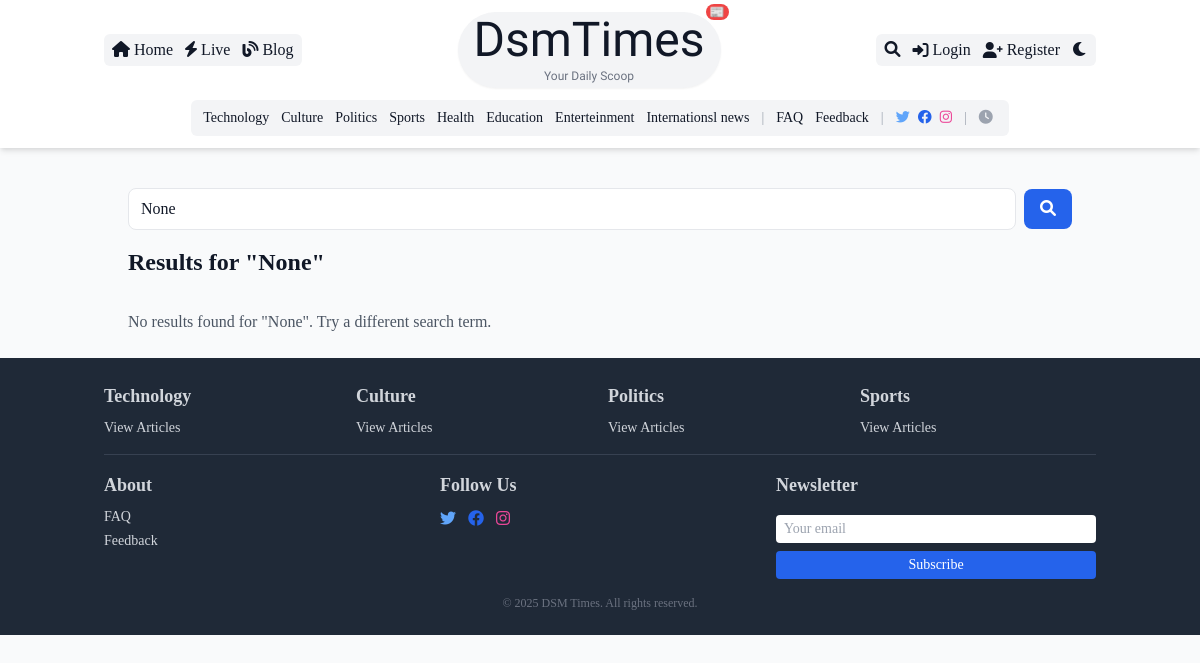
The app's page /search/ with its own data.
### core/models.py (models this page shows, shortened)
class Category(models.Model):
    name = models.CharField(max_length=100, unique=True)
    slug = models.SlugField(unique=True)
    description = models.TextField(blank=True)
    image = models.ImageField(upload_to='category_images/', blank=True)
    is_special = models.BooleanField(default=False)
    color = models.CharField(max_length=7, blank=True, default='#000000')  # Hex color code

### core/views.py (the view)
# urls.py: path('search/', views.search, name='search'),
def search(request):
    query = request.GET.get('q')
    results = []
    if query:
        results = Article.objects.filter(
            Q(title__icontains=query) | Q(summary__icontains=query) | Q(content__icontains=query),
            status='published'
        )
    paginator = Paginator(results, 10)
    page_number = request.GET.get('page')
    page_obj = paginator.get_page(page_number)
    return render(request, 'core/search.html', {'query': query, 'page_obj': page_obj})

### core/context_processors.py (called while the page is built)
def global_context(request):
    categories = Category.objects.all()
    dark_mode = request.session.get('dark_mode', False)
    return {'categories': categories, 'dark_mode': dark_mode}

### core/templates/core/search.html (shortened to what this page needs)
{% extends 'core/base.html' %}
{% block content %}
    <section class="max-w-6xl mx-auto px-4 sm:px-6">
        <div class="sticky top-0 bg-gray-50 dark:bg-gray-900 py-4 z-10 -mx-4 sm:-mx-6 px-4 sm:px-6">
            <form method="get" action="{% url 'search' %}" class="flex items-center space-x-2">
                <input type="text" name="q" value="{{ query }}" placeholder="Search DSM Times..."
                       class="w-full px-3 py-2 text-sm sm:text-base border rounded-lg dark:bg-gray-800 dark:border-gray-700 dark:text-gray-100 focus:ring-2 focus:ring-blue-500">
                <button type="submit" class="px-4 py-2 bg-blue-600 text-white rounded-lg hover:bg-blue-700 transition">
                    <i class="fas fa-search"></i>
                </button>
            </form>
            <h1 class="text-xl sm:text-2xl font-bold mt-4 text-gray-900 dark:text-white">Results for "{{ query }}"</h1>
        </div>
        <div class="space-y-4 sm:space-y-6 mt-4">
            {% for article in page_obj %}
                <div class="bg-white dark:bg-gray-800 rounded-lg shadow-md p-3 sm:p-6">
                    <div class="flex items-center space-x-2">
                        <span class="text-xs sm:text-sm text-gray-500 dark:text-gray-400 {% if article.category.is_special %}special-category{% endif %}" data-color="{{ article.category.color }}">
                            {{ article.category.name }}
                            {% if article.category.is_special %}
                                <span class="text-xs bg-red-500 text-white rounded-full px-1">!</span>
                            {% endif %}
                        </span>
                    </div>
                    <h2 class="text-lg sm:text-xl font-semibold mt-1 sm:mt-2 text-gray-900 dark:text-white line-clamp-2">{{ article.title }}</h2>
                    <p class="mt-1 sm:mt-2 text-gray-600 dark:text-gray-300 text-sm sm:text-base line-clamp-3">{{ article.summary }}</p>
                    <a href="{% url 'article_detail' article.slug %}" class="mt-2 inline-block text-blue-600 hover:underline text-sm sm:text-base">Read More</a>
                </div>
            {% empty %}
                <p class="text-gray-600 dark:text-gray-300 text-sm sm:text-base">No results found for "{{ query }}". Try a different search term.</p>
            {% endfor %}
        </div>
    </section>
{% endblock %}

### core/templates/core/base.html (shortened to what this page needs)
{% load static %}
<!DOCTYPE html>
<html lang="en" class="{% if request.session.dark_mode %}dark{% endif %}">
<head>
    <link href="https://cdn.jsdelivr.net/npm/tailwindcss@2.2.19/dist/tailwind.min.css" rel="stylesheet">
    <link rel="stylesheet" href="https://cdnjs.cloudflare.com/ajax/libs/font-awesome/6.0.0/css/all.min.css">
    <link rel="stylesheet" href="{% static 'css/custom.css' %}">
</head>
<body class="bg-gray-50 dark:bg-gray-900 text-gray-900 dark:text-gray-100 font-serif antialiased">
    <header class="bg-white dark:bg-gray-800 shadow-md sticky top-0 z-50">
        <nav class="container mx-auto px-4 py-3">
            <div class="flex items-center justify-between">
                <div class="hidden sm:flex items-center space-x-3 bg-gray-100 dark:bg-transparent rounded-md px-2 py-1">
                    <a href="{% url 'home' %}" class="hover:text-blue-400 transition"><i class="fas fa-home mr-1"></i>Home</a>
                    <a href="{% url 'live_updates' %}" class="hover:text-blue-400 transition"><i class="fas fa-bolt mr-1"></i>Live</a>
                    <a href="{% url 'blog' %}" class="hover:text-blue-400 transition"><i class="fas fa-blog mr-1"></i>Blog</a>
                </div>
                <div class="flex-1 flex justify-center">
                    <a href="{% url 'home' %}" class="relative text-4xl sm:text-5xl lobster-regular font-semibold text-gray-900 dark:text-white hover:text-blue-500 transition-colors duration-300 ease-in-out bg-gray-100 dark:bg-transparent rounded-full px-4 py-1 shadow-sm dark:shadow-none">
                        DsmTimes
                        <span class="absolute -top-2 -right-2 text-xs bg-red-500 text-white rounded-full px-1 animate-pulse">📰</span>
                        <span class="block text-xs text-center text-gray-500 dark:text-gray-300 mt-1">Your Daily Scoop</span>
                    </a>
                </div>
                <div class="flex items-center space-x-2 sm:space-x-3 bg-gray-100 dark:bg-transparent rounded-md px-2 py-1">
                    <a href="{% url 'search' %}" class="hover:text-blue-400 transition"><i class="fas fa-search"></i></a>
                    {% if user.is_authenticated %}
                        <a href="{% url 'profile' %}" class="hover:text-blue-400 transition hidden sm:flex items-center text-sm"><i class="fas fa-user mr-1"></i>{{ user.username|truncatechars:10 }}{% if user.userprofile.is_editor %}{% if user.userprofile.is_chief_editor %} (Chief){% else %} (Ed){% endif %}{% endif %}</a>
                        {% if user.userprofile.is_chief_editor %}
                            <a href="{% url 'custom_admin' %}" class="hover:text-blue-400 transition hidden sm:flex items-center"><i class="fas fa-crown mr-1"></i>Admin</a>
                        {% endif %}
                        <form method="post" action="{% url 'logout' %}" class="inline hidden sm:block">
                            {% csrf_token %}
                            <button type="submit" class="hover:text-blue-400 transition flex items-center"><i class="fas fa-sign-out-alt mr-1"></i>Logout</button>
                        </form>
                    {% else %}
                        <a href="{% url 'login' %}" class="hover:text-blue-400 transition hidden sm:flex items-center"><i class="fas fa-sign-in-alt mr-1"></i>Login</a>
                        <a href="{% url 'register' %}" class="hover:text-blue-400 transition hidden sm:flex items-center"><i class="fas fa-user-plus mr-1"></i>Register</a>
                    {% endif %}
                    <a href="{% url 'toggle_dark_mode' %}" class="hover:text-blue-400 transition">
                        <i class="{% if request.session.dark_mode %}fas fa-sun text-yellow-400{% else %}fas fa-moon{% endif %}"></i>
                    </a>
                </div>
            </div>
            <div class="hidden sm:flex justify-center mt-3">
                <div class="bg-gray-100 dark:bg-transparent rounded-md px-3 py-2 flex flex-wrap items-center space-x-3 text-sm">
                    {% for category in categories %}
                        <a href="{% url 'category_detail' category.slug %}" class="hover:text-blue-400 transition relative {% if category.is_special %}special-category{% endif %}" data-color="{{ category.color }}">
                            {{ category.name }}
                        </a>
                    {% endfor %}
                    <span class="text-gray-400 dark:text-gray-300 mx-1">|</span>
                    <a href="{% url 'faq' %}" class="hover:text-blue-400 transition">FAQ</a>
                    <a href="{% url 'feedback' %}" class="hover:text-blue-400 transition">Feedback</a>
                    <span class="text-gray-400 dark:text-gray-300 mx-1">|</span>
                    <div class="flex space-x-2">
                        <a href="#" class="text-blue-400 hover:text-blue-500"><i class="fab fa-twitter"></i></a>
                        <a href="#" class="text-blue-600 hover:text-blue-700"><i class="fab fa-facebook"></i></a>
                        <a href="#" class="text-pink-500 hover:text-pink-600"><i class="fab fa-instagram"></i></a>
                    </div>
                    <span class="text-gray-400 dark:text-gray-300 mx-1">|</span>
                    <span><i class="fas fa-clock mr-1 text-gray-400 dark:text-gray-300"></i>{{ "now"|date:"H:i, F j, Y" }}</span>
                </div>
            </div>
        </nav>
    </header>
    <main class="container mx-auto px-4 py-6">
        {% block content %}{% endblock %}
    </main>
    <footer class="bg-gray-800 text-gray-300 py-6">
        <div class="container mx-auto px-4 grid grid-cols-1 sm:grid-cols-2 md:grid-cols-4 gap-4">
            {% for category in categories.all|slice:":4" %}
                <div>
                    <h3 class="text-base sm:text-lg font-semibold mb-2">{{ category.name }}</h3>
                    <ul class="space-y-1 text-sm">
                        <li><a href="{% url 'category_detail' category.slug %}" class="hover:text-blue-400 transition">View Articles</a></li>
                    </ul>
                </div>
            {% endfor %}
            <div class="mt-4 sm:mt-0 md:col-span-4 border-t border-gray-700 pt-4 grid grid-cols-1 sm:grid-cols-3 gap-4">
                <div>
                    <h3 class="text-base sm:text-lg font-semibold mb-2">About</h3>
                    <ul class="space-y-1 text-sm">
                        <li><a href="{% url 'faq' %}" class="hover:text-blue-400 transition">FAQ</a></li>
                        <li><a href="{% url 'feedback' %}" class="hover:text-blue-400 transition">Feedback</a></li>
                    </ul>
                </div>
                <div>
                    <h3 class="text-base sm:text-lg font-semibold mb-2">Follow Us</h3>
                    <div class="flex space-x-3">
                        <a href="#" class="text-blue-400 hover:text-blue-500 transition"><i class="fab fa-twitter"></i></a>
                        <a href="#" class="text-blue-600 hover:text-blue-700 transition"><i class="fab fa-facebook"></i></a>
                        <a href="#" class="text-pink-500 hover:text-pink-600 transition"><i class="fab fa-instagram"></i></a>
                    </div>
                </div>
                <div>
                    <h3 class="text-base sm:text-lg font-semibold mb-2">Newsletter</h3>
                    <form action="{% url 'subscribe' %}" method="post" class="flex flex-col space-y-2">
                        <input type="email" placeholder="Your email" class="w-full px-2 py-1 text-gray-900 text-sm rounded focus:outline-none focus:ring-1 focus:ring-blue-400">
                        <button type="submit" class="w-full bg-blue-600 hover:bg-blue-700 text-white py-1 text-sm rounded transition">Subscribe</button>
                    </form>
                </div>
            </div>
        </div>
        <p class="text-center mt-4 text-gray-500 text-xs">© 2025 DSM Times. All rights reserved.</p>
    </footer>
</body>
</html>

### static/css/custom.css (style rules this page uses)
body { font-family: 'Times New Roman', Times, serif; }
.lobster-regular { font-family: "Lobster", sans-serif; font-weight: 400; font-style: normal; }

### records on screen
Category: name "Technology"
Category: name "Culture"
Category: name "Politics"
Category: name "Sports"
Category: name "Health"
Category: name "Education"
Category: name "Enterteinment"
Category: name "Internationsl news"

### other values on screen
{{ query }} "None"
